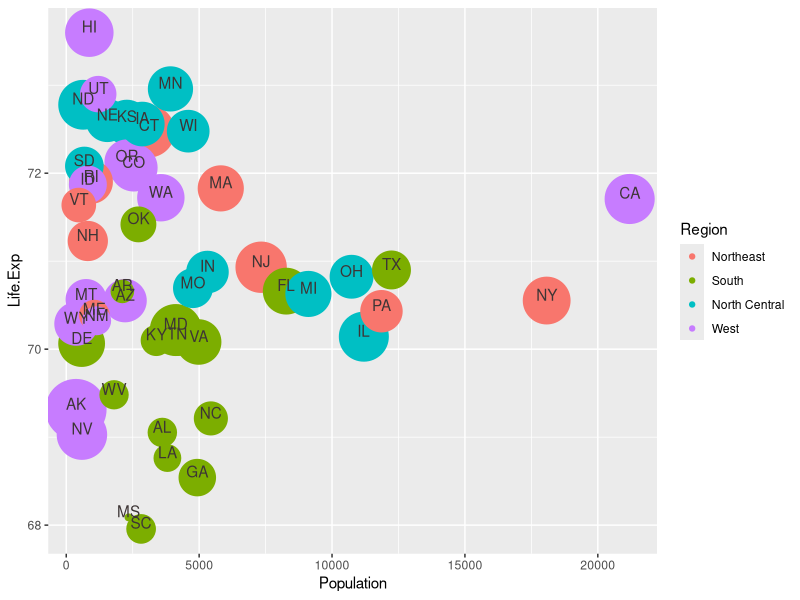

Here is the R script that generated this plot: (Note: this script raises an error after producing the figure.)
library(ggplot2)
library(grid)
library(reshape)
library(reshape2)

df <- data.frame(state.x77,
                 State = state.name,
                 Abbrev = state.abb,
                 Region = state.region,
                 Division = state.division)

df$Region <- as.factor(df$Region)
df$Abbrev <- as.factor(df$Abbrev)
df$Division <- as.factor(df$Division)


#bublechart
df<-df[order(df$Income,decreasing=TRUE),]
p<-ggplot(df,aes(x=Population, y =Life.Exp))+geom_point(aes(color= Region, size = Income),alpha=1, position="jitter")
p<-p+scale_size_continuous(range = c(2,20), guide="none")

#p<-p+scale_size_area(max_size=20, guide="none")
p<-p+geom_text(aes(label = Abbrev),col="#3D3535", hjust =0.5, vjust=0)
#p<-p+annotate("text",x=(max(df$Income)+min(df$Income))/2,y= max(df$Life.Exp)+1, label = "Circle is the size of Population")
p

#scatteplot
ggpairs(df[,1:8])


#heatmap
processData<-function(dat){
  dat2<-dat
  colnames(dat2)<-gsub("\\."," ", colnames(dat2))
  dat2<-dat2[sapply(dat2, is.numeric)]
  dat2<-rescaler(dat2,type="range")
  dat2$id<-1:nrow(dat)
  dat2<-melt(dat2,"id")
  dat2$id<-factor(dat2$id, levels=1:nrow(dat),ordered=TRUE)
  return(dat2)  
}
df2<-processData(df)
levels(df2$variable)
p<-ggplot(df2)+geom_tile(aes(x=id,y=variable,fill=value))
pallet<-c("#008837","#f7f7f7","#f7f7f7","#7b3294")
p<-p + scale_fill_gradient2(low=pallet[1],mid=pallet[3],high=pallet[4])

#Paralell Coordinate Plot
s=3

colours <- c("#D92121", "#D92121", "#D92121", "#21D921")
ggparcoord(df,columns = c(1,2,3,4,5),groupColumn=11, mapping=aes(size=1))+ geom_line(alpha=0,show_guide=FALSE)+scale_colour_manual(values = colours)


#Scatter Plot Matrix
g<-ggpairs(df,columns=1:5,color="Region")
